Frame 1 (no input): blank canvas, image omitted
Frame 60 (the mouse pressed at the canvas centre just before this capture): blank canvas, image omitted
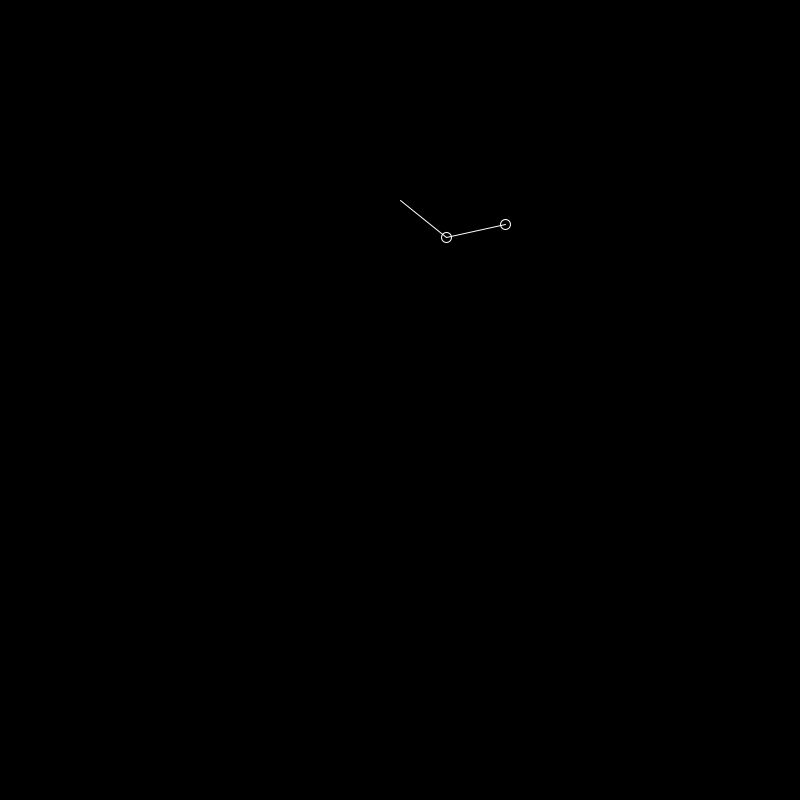
Frame 120 (the mouse held since frame 60 and released just before this capture)

The Processing sketch whose frames 1 and 60 were blank and that drew this single picture after the mouse press (run headless with seeded random() and noise(); from frame 60 on, the mouse is pressed at the canvas centre):

// Processing sketch: Double_pendulum_working_
// ── Double_pendulum_working_.pde
PVector g = new PVector(0,9.801);
PVector accel = new PVector(0,0);
PVector intp = new PVector(60,0);
PVector p = new PVector(intp.x,intp.y);
PVector v = new PVector(0,0);
float distance = sqrt(intp.x*intp.x+intp.y*intp.y);
float angle= 90;
float r;
float angular_frequency = sqrt(g.y/distance);
float t=0;
void setup()
{
  size(800,800);
  stroke(255);
  fill(0);
  //frameRate(10);
}

void draw()
{
  background(0);
  translate(width/2,height/4);
  pendulum(0,0,0,0,0,2);
  println(distance);
}


void pendulum(float i, float j,float ang ,float x, float y, float q)
{
  if(q>0)
  {
  PVector a = new PVector(0,0); 
  r = degrees(atan((intp.x+1)/intp.y))*cos(angular_frequency*t);
  angle=r+ang;
  a.y = j + distance*cos(radians(angle));
  a.x = i + distance*sin(radians(angle));
  ellipse(a.x,a.y,10,10);
  line(x,y,a.x,a.y);
  t+=0.01;
  q--;
  pendulum(a.x,a.y,angle,a.x,a.y,q);
  }
}


void pendulum_1(float i, float j, float ang ,float x, float y, float q)
{
  if(q>0)
  {
    PVector v = new PVector(0,0);
    
    
    
    
  PVector a = new PVector(0,0); 
  r = degrees(atan((intp.x+1)/intp.y))*cos(angular_frequency*t);
  angle=r+ang;
  a.y = j + distance*cos(radians(angle));
  a.x = i + distance*sin(radians(angle));
  ellipse(a.x,a.y,10,10);
  line(x,y,a.x,a.y);
  t+=0.01;
  q--;
  pendulum(a.x,a.y,angle,a.x,a.y,q);
  }
}
